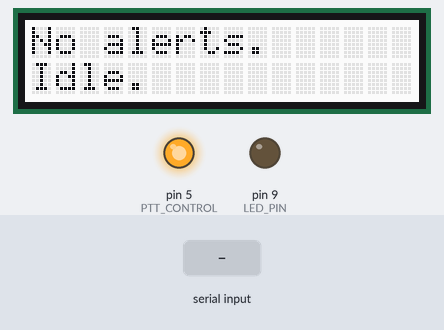
Recording of a sketch running on a simulated Arduino Uno, built with avr-gcc and run on an emulated ATmega328P. Parts: 16×2 character LCD, output pins drawn as LEDs (lit = HIGH). Inputs (shaded band) come from the test bench.

Above: at 1.2 s.
1.3 s: "KEY" received over Serial
At 3.3 s:
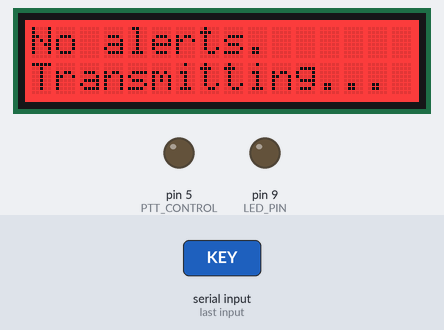
3.8 s: "#" received over Serial
At 5.1 s:
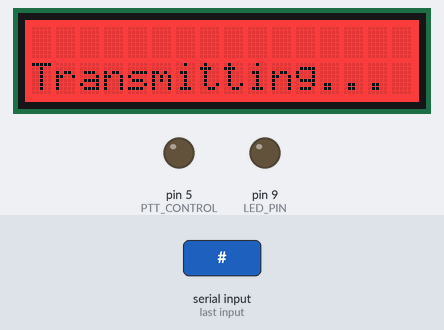
6.3 s: "UNKEY" received over Serial
At 8.4 s:
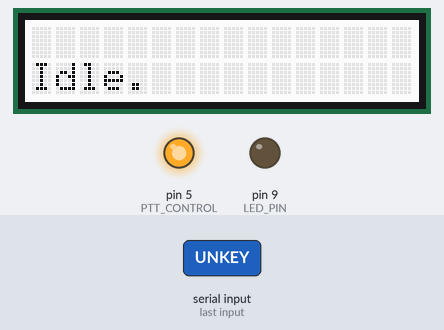
8.8 s: "BUTTON_ON" received over Serial
At 11.0 s:
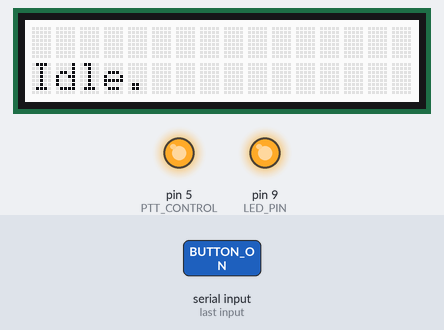
11.3 s: "KEY" received over Serial
At 13.3 s:
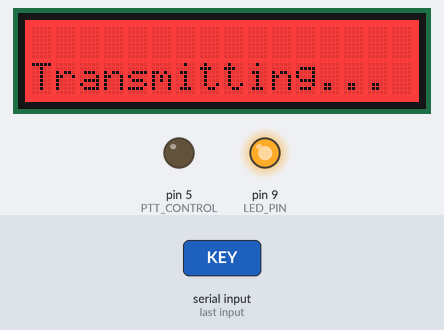
13.8 s: "CLEAR" received over Serial
At 15.3 s:
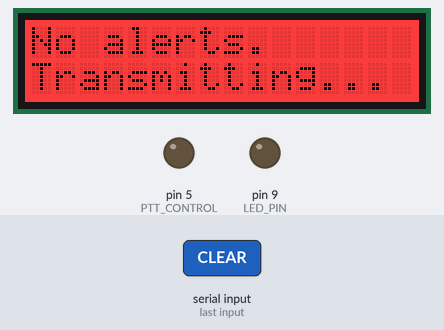
Timing chart, 0 to 16.8 s (numbered marks = the images above; inputs shaded):
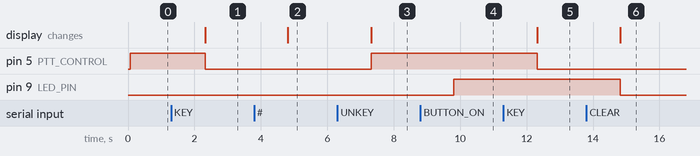

The sketch:

ArduinoENDEC.ino
```cpp
// (licence header left out)
#include <Wire.h>
#include "rgb_lcd.h"

const int BUTTON_PIN = 8;
const int LED_PIN = 9;
const int PTT_CONTROL = 5;

rgb_lcd lcd;

void setFirstLine() {
  lcd.setCursor(0, 0);
}

void setSecondLine() {
  // set the cursor to column 0, line 1
  lcd.setCursor(0, 1);
}

void printFully(String text) {
  String _buffer = "";

  for (int i = 0; i < (16 - text.length()); i++) {
    _buffer += " ";
  }

  lcd.print(text + _buffer);
}

void key() {
  lcd.setRGB(255, 0, 0);
  setSecondLine();
  printFully("Transmitting...");
  digitalWrite(PTT_CONTROL, LOW);
}

void unkey() {
  lcd.setRGB(255, 255, 255);
  setSecondLine();
  printFully("Idle.");
  digitalWrite(PTT_CONTROL, HIGH);
}

void setButtonLight(boolean state) {
  if(state) {
    digitalWrite(LED_PIN, HIGH);
  } else {
    digitalWrite(LED_PIN, LOW);
  }

}

boolean buttonPressed() {
  return digitalRead(BUTTON_PIN) == 0;
}

void setup() {
  Serial.begin(9600);

  lcd.begin(16, 2);
  lcd.setRGB(255, 255, 255);

  pinMode(BUTTON_PIN, INPUT_PULLUP);
  pinMode(LED_PIN, OUTPUT);
  pinMode(PTT_CONTROL, OUTPUT);
  digitalWrite(PTT_CONTROL, HIGH);

  setFirstLine();
  lcd.print("No alerts.");

  setSecondLine();
  printFully("Idle.");
}

String serialInput = "";

void loop() {
  if (Serial.available() > 0) {
    serialInput = Serial.readString();
    serialInput.trim();

    if(serialInput.startsWith("#")) {
      setFirstLine();
      printFully(serialInput.substring(1, 17));
    } else if(serialInput == "CLEAR") {
      setFirstLine();
      printFully("No alerts.");
      setButtonLight(false);
    } else if(serialInput == "KEY") {
      key();
    } else if(serialInput == "UNKEY") {
      unkey();
    } else if(serialInput == "BUTTON_ON") {
      setButtonLight(true);
    } else if(serialInput == "BUTTON_OFF") {
      setButtonLight(false);
    }
  }
}
```

Measured:
- after the input at 1.3 s, pin 5 (PTT_CONTROL): HIGH → LOW after 1.0 s; the display: changes after 1.0 s (image 1)
- after the input at 3.8 s, the display: changes after 1.0 s (image 2)
- after the input at 6.3 s, pin 5 (PTT_CONTROL): LOW → HIGH after 1.0 s; the display: changes after 1.0 s (image 3)
- after the input at 8.8 s, pin 9 (LED_PIN): LOW → HIGH after 1.0 s
- after the input at 11.3 s, pin 5 (PTT_CONTROL): HIGH → LOW after 1.0 s; the display: changes after 1.0 s (image 5)
- after the input at 13.8 s, pin 9 (LED_PIN): HIGH → LOW after 1.0 s; the display: changes after 1.0 s (image 6)
